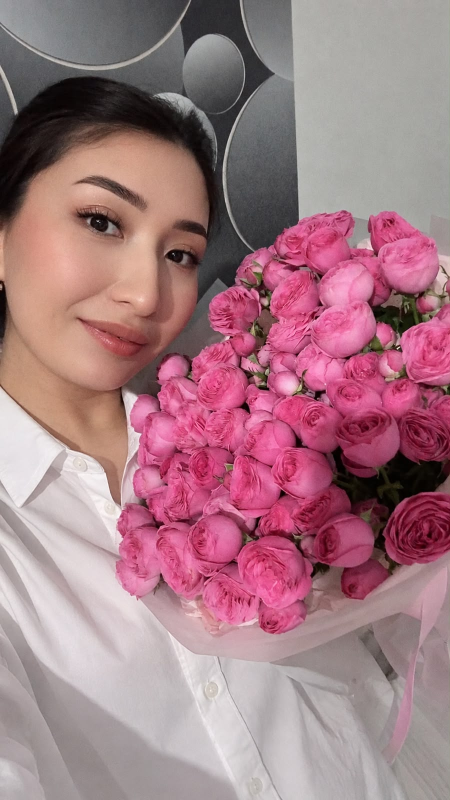
#> input picture Бастапқы/foto1.jpg, 900 x 1600 px (shown at 1/2 size)
$ python -i tech.py   (imports and definitions only)
#> lines starting #> are read from the running program, lines starting #| are printed output that depends on the picture
"""tech.py — «tech» көрінісі: қара фон, жалбыз-көк неон, Oswald капс, терминал, таймлайн, телефон,
тізім, жарқыл экраны, глитч ауысулар. Жоспарда "theme": {"look": "tech"} болса қосылады.

Сахнаға қосымша өрістер:
  "viz": "laptop" | "phone" | "terminal" | "list" | "flash"  (hook/cta өз түрімен)
  "term": "> connect skill_01 ... OK"         — жоғарғы терминал жолы (латынша)
  "lines": ["> claude edit reel.mp4", ...]      — viz=terminal ішіндегі жолдар (латынша)
  "strike": {"word": "CAPCUT", "at": "CapCut"}  — viz=terminal: қызыл сызықпен өшірілетін сөз
  "items": [["REELS", "Reels"], ...]            — viz=list: [экрандағы жазу, айтылғанда шығатын сөз]
  "num": "10", "unit": "МИНУТ"                  — viz=flash
  "photo": "Бастапқы/foto.jpg", "badge": "..."  — viz=photo: неон рамкадағы фото (баяу зум) + астында плашка
  cover.photo                                    — обложкада телефонның орнына фото
"""
import math
import os
import re

import cv2
import numpy as np
from PIL import Image, ImageDraw, ImageFilter, ImageFont

import montazh as M

W, H = M.W, M.H
FD = os.path.join(os.path.dirname(os.path.dirname(os.path.abspath(__file__))), "fonts")
_F = {}
CAP_Y = 400          # жоғарғы субтитр ортасы
PURPLE = (139, 108, 255)
RED = (255, 59, 92)
WHITE = (255, 255, 255)


# [10 lines left out: function font, not called in this run]


def layer(im):
    a = np.asarray(im, dtype=np.float32)
    return a[:, :, :3][:, :, ::-1].copy(), a[:, :, 3:] / 255.0


# [17 lines left out: functions blend, glow, not called in this run]


def norm(w):
    return re.sub(r"[^\w]", "", w.lower())


# [6 lines left out: function word_time, not called in this run]


def up(w):
    return M.disp(w).upper()


# ---------------------------------------------------------------- суреттер
# [95 lines left out: functions render_caption, render_hook, render_mono, not called in this run]


PH_W, PH_H = 620, 820


def load_photo(path, w=PH_W, h=PH_H, zoom=1.0):
    """Фотоны w×h көлемге кесіп (жоғарғы жағына қарай — бет кесілмесін), zoom есе үлкейтеді."""
#> called with path = '../../../../Бастапқы/foto1.jpg', w = 620, h = 820, zoom = 1
    im = Image.open(path).convert("RGB")
#> im is the input picture: PIL image 900x1600 RGB; mean R, G, B 163.1, 122.8, 131.3
    try:
        from PIL import ImageOps
        im = ImageOps.exif_transpose(im)
    except Exception:
        pass
    sc = max(w / im.width, h / im.height) * zoom
#> sc = 0.689
    im = im.resize((int(im.width * sc + 0.5), int(im.height * sc + 0.5)), Image.LANCZOS)
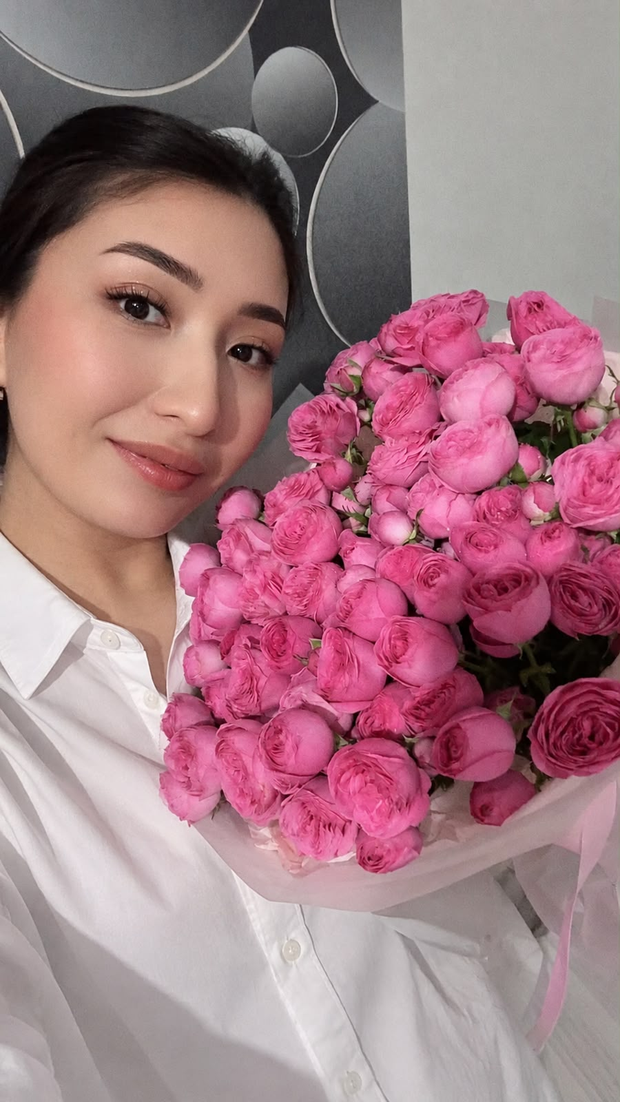
#> im: PIL image 620x1102 RGB; mean R, G, B 163.1, 122.8, 131.3
    x = (im.width - w) // 2
#> x = 0
    y = int((im.height - h) * 0.3)
#> y = 84
    return im.crop((x, y, x + w, y + h))
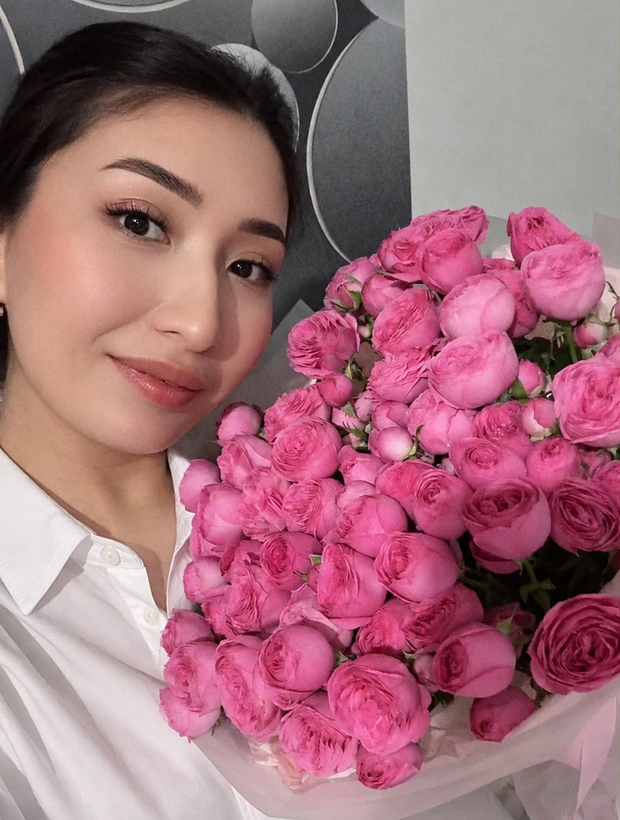
#> returned value: PIL image 620x820 RGB; mean R, G, B 163.3, 111.3, 122.2


# [168 lines left out: functions render_photo_card, render_badge, render_laptop, render_phone, render_terminal, render_line and 7 more, not called in this run]


# ---------------------------------------------------------------- рендерер
class TechRenderer:
    # [454 lines left out: functions __init__, get, background, scene_at, draw_timeline, glitch and 5 more, not called in this run]

>>> result = load_photo('../../../../Бастапқы/foto1.jpg')

$ run again, on Бастапқы/foto2.jpg
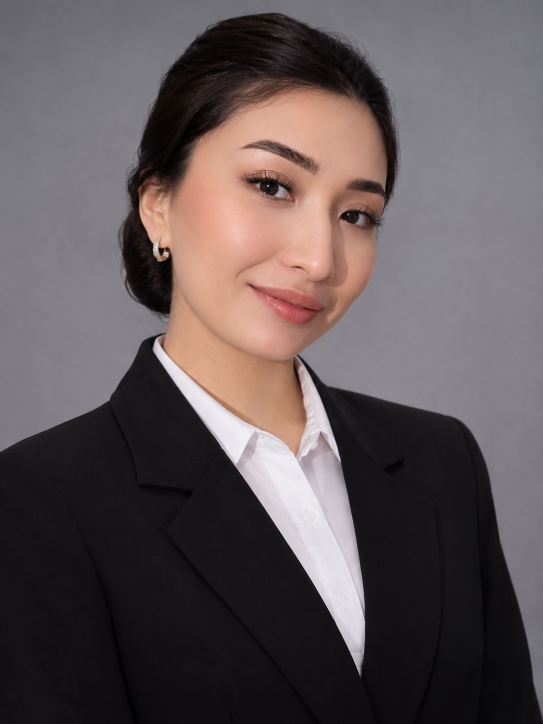
#> input picture Бастапқы/foto2.jpg, 1086 x 1448 px (shown at 1/2 size)
#> in load_photo, im is the input picture: PIL image 1086x1448 RGB; mean R, G, B 95.6, 85.9, 87.3
#> in load_photo, `im = im.resize((int(im.width * sc + 0.5), int(im.height * sc + 0.5)), ..`:
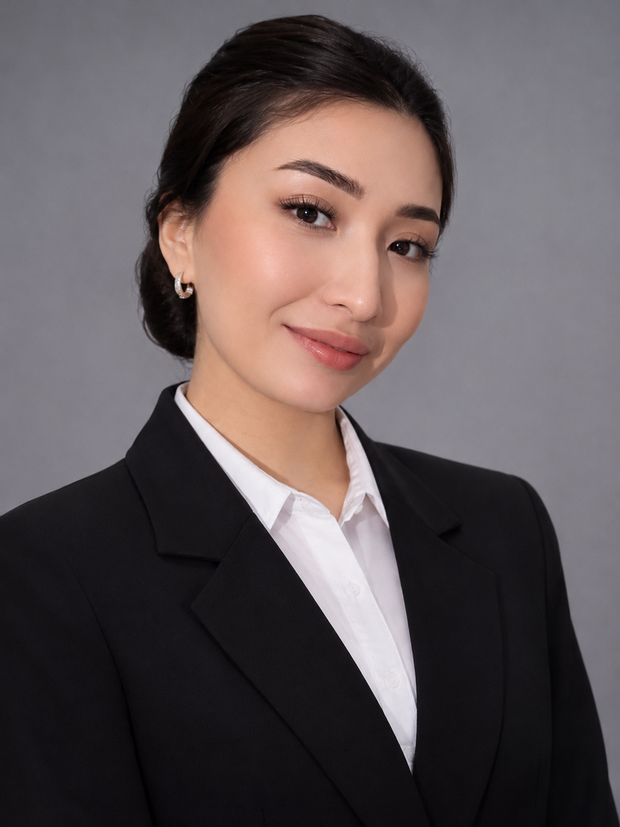
#> im: PIL image 620x827 RGB; mean R, G, B 95.6, 85.9, 87.3
